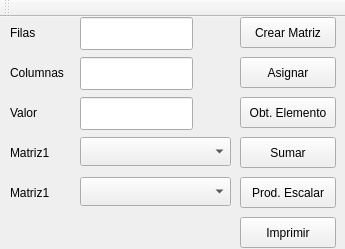
<?xml version="1.0" encoding="UTF-8"?>
<ui version="4.0">
 <class>MainWindow</class>
 <widget class="QMainWindow" name="MainWindow">
  <property name="geometry">
   <rect>
    <x>0</x>
    <y>0</y>
    <width>345</width>
    <height>249</height>
   </rect>
  </property>
  <property name="windowTitle">
   <string>MainWindow</string>
  </property>
  <widget class="QWidget" name="centralWidget">
   <widget class="QLabel" name="label">
    <property name="geometry">
     <rect>
      <x>10</x>
      <y>0</y>
      <width>41</width>
      <height>31</height>
     </rect>
    </property>
    <property name="text">
     <string>Filas</string>
    </property>
   </widget>
   <widget class="QLineEdit" name="txtfila">
    <property name="geometry">
     <rect>
      <x>80</x>
      <y>0</y>
      <width>113</width>
      <height>33</height>
     </rect>
    </property>
   </widget>
   <widget class="QPushButton" name="pushButton">
    <property name="geometry">
     <rect>
      <x>240</x>
      <y>0</y>
      <width>96</width>
      <height>31</height>
     </rect>
    </property>
    <property name="text">
     <string>Crear Matriz</string>
    </property>
   </widget>
   <widget class="QLabel" name="label_2">
    <property name="geometry">
     <rect>
      <x>10</x>
      <y>40</y>
      <width>71</width>
      <height>31</height>
     </rect>
    </property>
    <property name="text">
     <string>Columnas</string>
    </property>
   </widget>
   <widget class="QLineEdit" name="txtcolumna">
    <property name="geometry">
     <rect>
      <x>80</x>
      <y>40</y>
      <width>113</width>
      <height>33</height>
     </rect>
    </property>
   </widget>
   <widget class="QLabel" name="label_3">
    <property name="geometry">
     <rect>
      <x>10</x>
      <y>80</y>
      <width>71</width>
      <height>31</height>
     </rect>
    </property>
    <property name="text">
     <string>Valor</string>
    </property>
   </widget>
   <widget class="QLineEdit" name="txtvalor">
    <property name="geometry">
     <rect>
      <x>80</x>
      <y>80</y>
      <width>113</width>
      <height>33</height>
     </rect>
    </property>
   </widget>
   <widget class="QPushButton" name="pushButton_2">
    <property name="geometry">
     <rect>
      <x>240</x>
      <y>40</y>
      <width>96</width>
      <height>31</height>
     </rect>
    </property>
    <property name="text">
     <string>Asignar</string>
    </property>
   </widget>
   <widget class="QComboBox" name="cmbmatriz">
    <property name="geometry">
     <rect>
      <x>80</x>
      <y>120</y>
      <width>151</width>
      <height>29</height>
     </rect>
    </property>
   </widget>
   <widget class="QLabel" name="label_4">
    <property name="geometry">
     <rect>
      <x>10</x>
      <y>120</y>
      <width>71</width>
      <height>31</height>
     </rect>
    </property>
    <property name="text">
     <string>Matriz1</string>
    </property>
   </widget>
   <widget class="QPushButton" name="pushButton_3">
    <property name="geometry">
     <rect>
      <x>240</x>
      <y>80</y>
      <width>96</width>
      <height>31</height>
     </rect>
    </property>
    <property name="text">
     <string>Obt. Elemento</string>
    </property>
   </widget>
   <widget class="QPushButton" name="pushButton_4">
    <property name="geometry">
     <rect>
      <x>240</x>
      <y>120</y>
      <width>96</width>
      <height>31</height>
     </rect>
    </property>
    <property name="text">
     <string>Sumar</string>
    </property>
   </widget>
   <widget class="QPushButton" name="pushButton_5">
    <property name="geometry">
     <rect>
      <x>240</x>
      <y>160</y>
      <width>96</width>
      <height>31</height>
     </rect>
    </property>
    <property name="text">
     <string>Prod. Escalar</string>
    </property>
   </widget>
   <widget class="QPushButton" name="pushButton_6">
    <property name="geometry">
     <rect>
      <x>240</x>
      <y>200</y>
      <width>96</width>
      <height>31</height>
     </rect>
    </property>
    <property name="text">
     <string>Imprimir</string>
    </property>
   </widget>
   <widget class="QComboBox" name="cmbmatriz2">
    <property name="geometry">
     <rect>
      <x>80</x>
      <y>160</y>
      <width>151</width>
      <height>29</height>
     </rect>
    </property>
   </widget>
   <widget class="QLabel" name="label_5">
    <property name="geometry">
     <rect>
      <x>10</x>
      <y>160</y>
      <width>71</width>
      <height>31</height>
     </rect>
    </property>
    <property name="text">
     <string>Matriz1</string>
    </property>
   </widget>
  </widget>
  <widget class="QToolBar" name="mainToolBar">
   <attribute name="toolBarArea">
    <enum>TopToolBarArea</enum>
   </attribute>
   <attribute name="toolBarBreak">
    <bool>false</bool>
   </attribute>
  </widget>
 </widget>
 <layoutdefault spacing="6" margin="11"/>
 <resources/>
 <connections/>
</ui>
